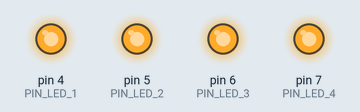
Simulated run of this sketch. Board: Arduino Uno, built with avr-gcc and run on an emulated ATmega328P. Shown: output pins drawn as LEDs (lit = HIGH). What the sketch prints to the serial monitor is not drawn.

Above: at 0.6 s.
At 3.6 s:
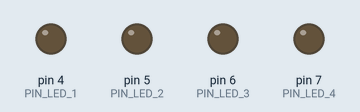
Timing chart, 0 to 4.8 s (numbered marks = the images above):
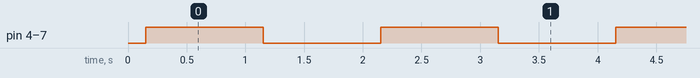

Measured:
- by itself, pin 4 (PIN_LED_1), pin 5 (PIN_LED_2), pin 6 (PIN_LED_3), pin 7 (PIN_LED_4): alternates HIGH for 1.0 s and LOW for 1.0 s

The sketch:

Ejercicio07-KALON.ino
```cpp
/*

Ejercicio07: Usando un bucle while y las instrucciones continue y break
para imprimir por el puerto serie los número impares del 0 al 100
usando un delay de 100 ms en el setup. Usa una variable contador dentro del bucle while.
Al llegar a 100 encender hacer parpadear en el loop de forma continua los 4 leds.

*/

#define PIN_LED_1 4     //DEFINO VALOR PINA UTILIZAR EL PIN 4
#define PIN_LED_2 5     //DEFINO VALOR PINA UTILIZAR EL PIN 5 SERA UN PIN PWM
#define PIN_LED_3 6     //DEFINO VALOR PINA UTILIZAR EL PIN 6 SERA UN PIN PWM
#define PIN_LED_4 7     //DEFINO VALOR PINA UTILIZAR EL PIN 7

void setup() {

  pinMode(PIN_LED_1, OUTPUT);                //DEFINO PIN 1 COMO SALIDA
  pinMode(PIN_LED_2, OUTPUT);                //DEFINO PIN 2 COMO SALIDA
  pinMode(PIN_LED_3, OUTPUT);                //DEFINO PIN 3 COMO SALIDA
  pinMode(PIN_LED_4, OUTPUT);                //DEFINO PIN 4 COMO SALIDA

  Serial.begin(9600);                   //INICIALIZO EL MONITOR SERIE

  while (true) {                   //INICIALIZO UN BUCLE INFINITO
    static int i = 0;             // CREO UNA VARIABLE ESTATICA QUE ES 1, ESTE STATIC HACE QUE LA CREE UNA VEZ Y LUEGO LA DEJE VARIAR CUANDO VUELVE A PASAR POR AQUI NO SE VUELVE A IGUALR A CERO
    i++;                          //SUMO UNO A I
    if (i % 2 == 0)               //I DIVIDO POR DOS CUANDO ES CERO CONTINUO
      continue;

    if (i > 100)                  // SI I ES MAYOR DE 100 HACE UN BREAK Y SALE DEL WHILE
      break;

    Serial.println(i);            // CUANDO PASO POR AQUI IMPRIMO EN PANTALLA
  }
  Serial.println("Inicio parpadeo");         //UNA VEZ QUE SALGO DEL BUCLE IMPRIMO EN PANTALLA EL INICIO PARPADEO
}

void loop() {
  for (int i = PIN_LED_1; i <= PIN_LED_4; i++) {            //BUCLE FOR PARA RECORRER DEL PIN 1 AL PIN CUATRO Y ENCENCEROLOS
    digitalWrite(i, HIGH);                                  //PONER EL VALOR DE I EN CADA MOMENTO A ALTO,,,,,ENCENDER LED
  }
  delay(1000);                                              //HAGO UN PARO DE UN SEGUNDO
  for (int i = PIN_LED_1; i <= PIN_LED_4; i++) {            //BUCLE FOR PARA RECORRER DEL PIN 1 AL PIN CUATRO Y ENCENCEROLOS
    digitalWrite(i, LOW);                                   //PONER EL VALOR DE I EN CADA MOMENTO A ALTO,,,,,ENCENDER LED
  }
  delay(1000);                                                //HAGO UN PARO DE UN SEGUNDO
}
```
